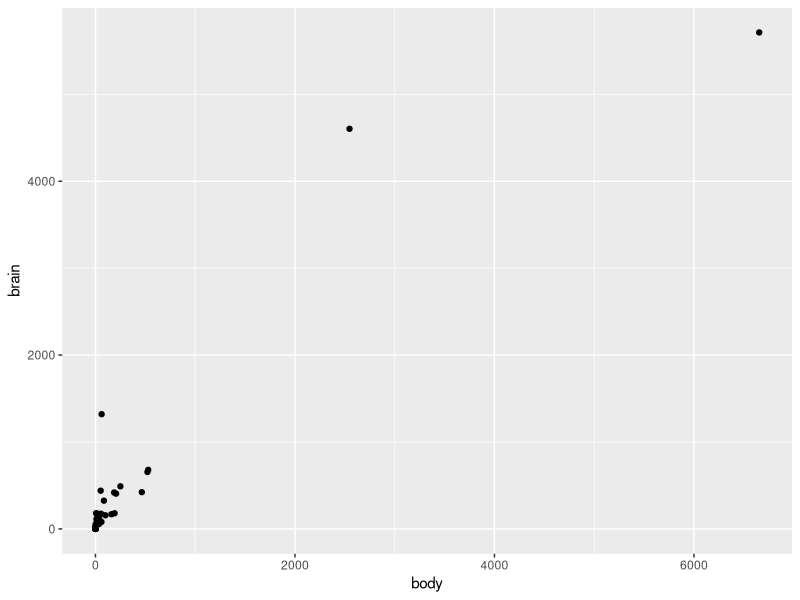
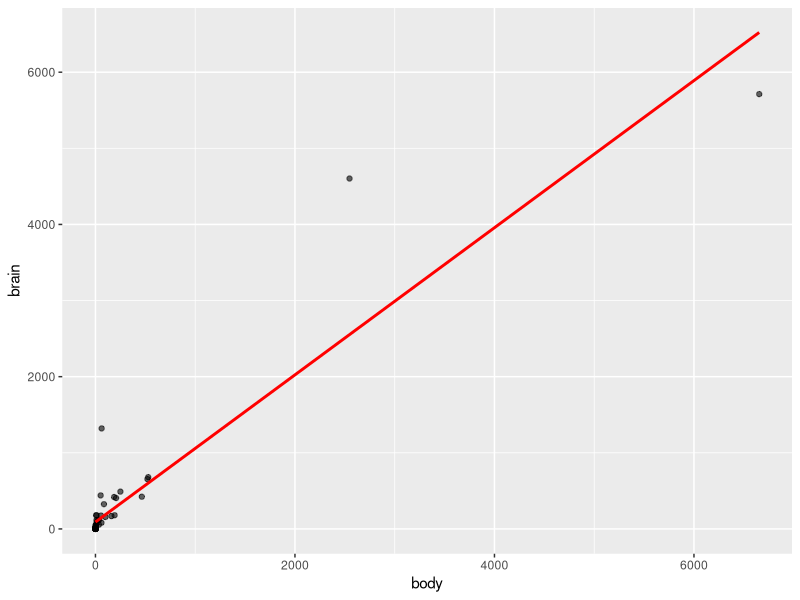
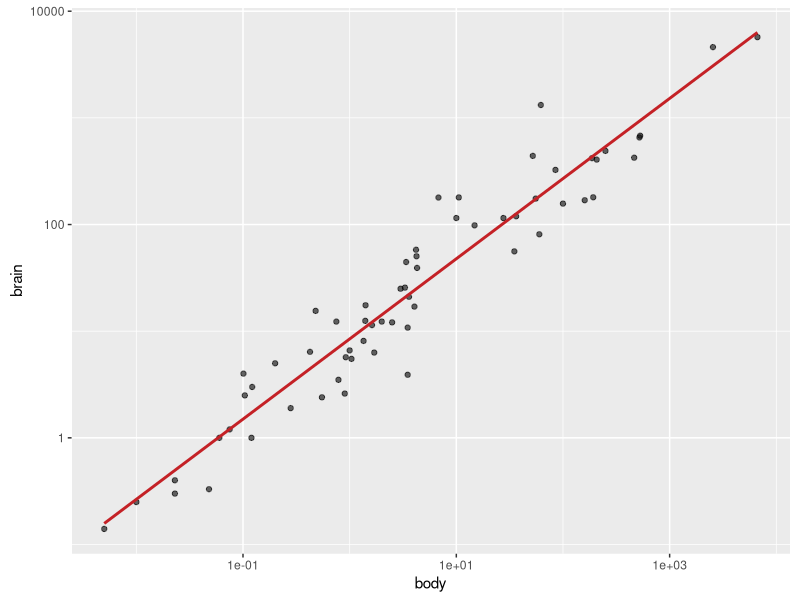
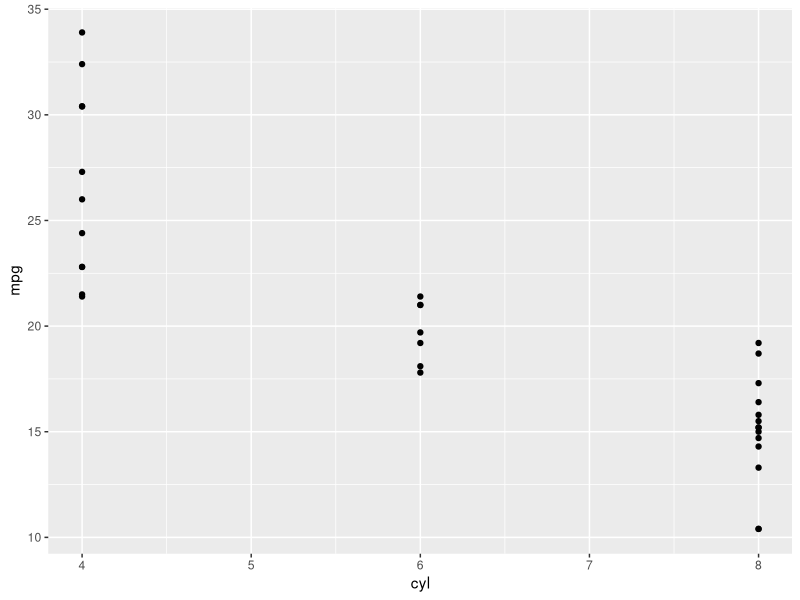
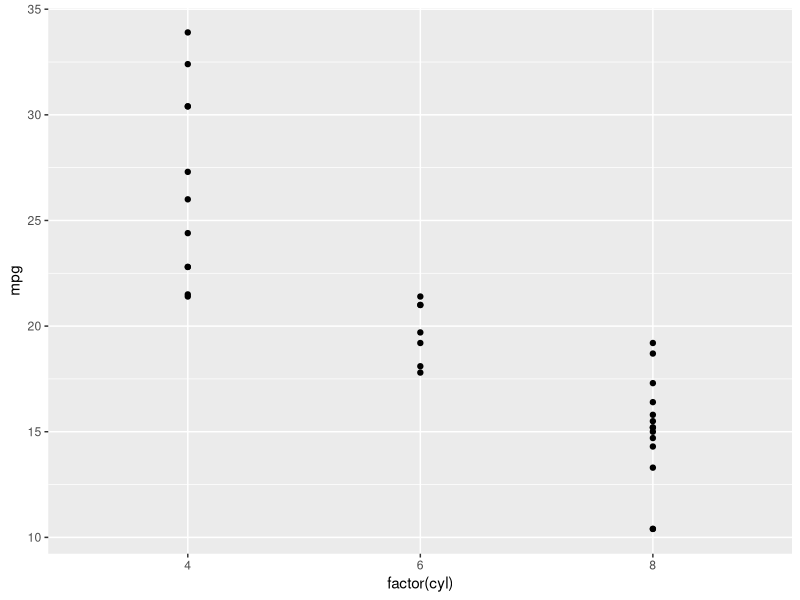
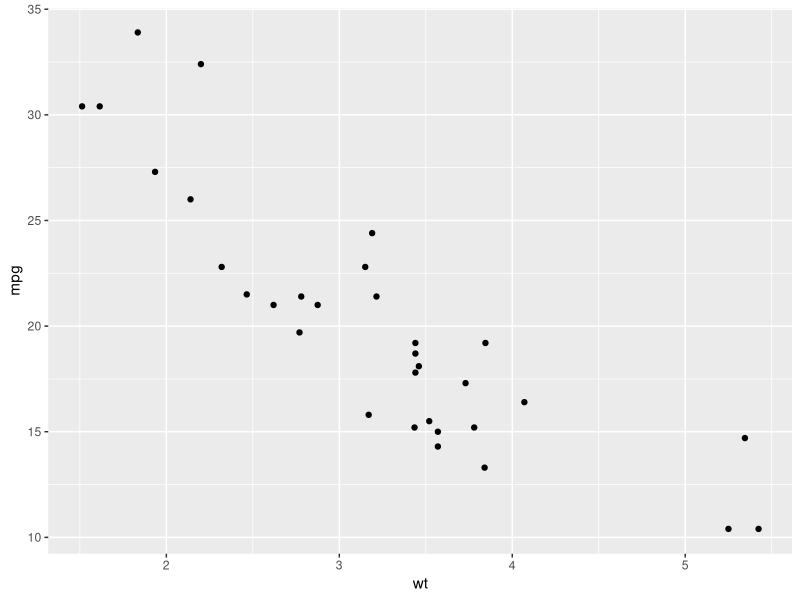
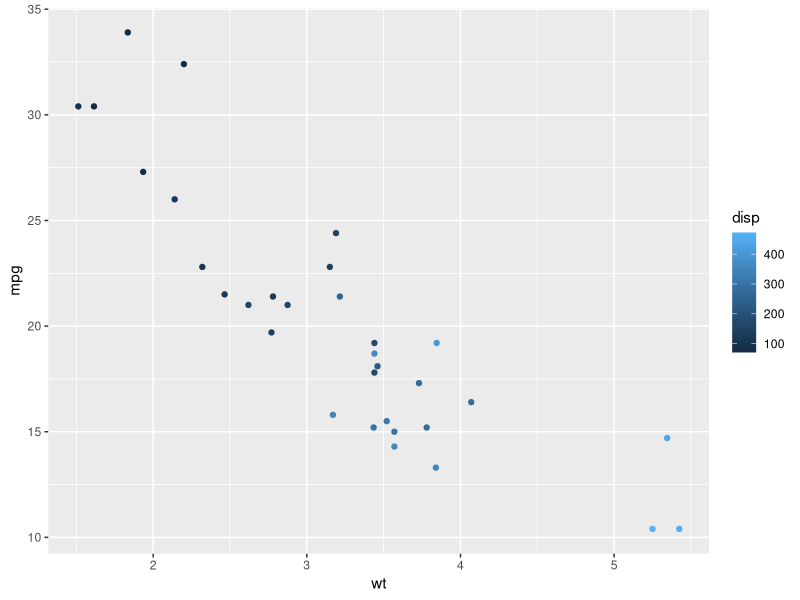
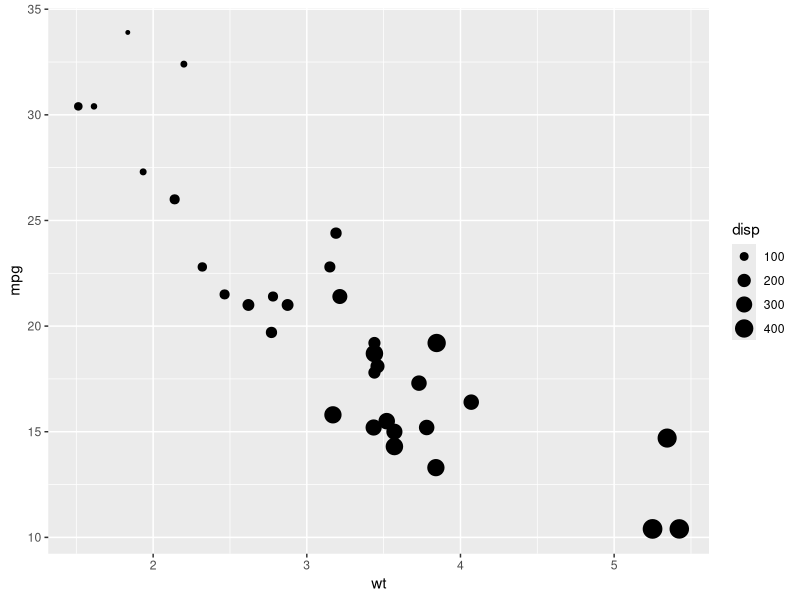

The R source for these figures, in order:
library(MASS)
library(ggplot2)
library(grid)

head(mammals)

# Create general scatter plot
ggplot(mammals, aes(x = body, y = brain)) +
  geom_point() 

# Add regression line, also add some transparency
ggplot(mammals, aes(x = body, y = brain)) +
  geom_point(alpha = 0.6) +
  stat_smooth(method = 'lm', col = 'red', se = FALSE)

# Log transformation
ggplot(mammals, aes(x = body, y = brain)) +
  geom_point(alpha = 0.6) +
  coord_fixed() +
  scale_x_log10() +
  scale_y_log10() +
  stat_smooth(method = 'lm', col = '#C42126', se = FALSE, size = 1)


head(mtcars)
ggplot(mtcars, aes(x = cyl, y = mpg)) +
  geom_point()

# Change the command below so that cyl is treated as factor
ggplot(mtcars, aes(x = factor(cyl), y = mpg)) +
  geom_point()

ggplot(mtcars, aes(x = wt, y = mpg)) +
  geom_point()

ggplot(mtcars, aes(x = wt, y = mpg, col = disp)) +
  geom_point()

ggplot(mtcars, aes(x = wt, y = mpg, size = disp)) +
  geom_point()

head(diamonds)

ggplot(diamonds, aes(x = carat, y = price)) +
  geom_point()

ggplot(diamonds, aes(x = carat, y = price)) +
  geom_point() +
  geom_smooth()

ggplot(diamonds, aes(x = carat, y = price)) +
  geom_smooth()

ggplot(diamonds, aes(x = carat, y = price, col = clarity)) +
  geom_smooth()

ggplot(diamonds, aes(x = carat, y = price, col = clarity)) +
  geom_point(alpha = 0.4)


head(iris)

ggplot(iris, aes(x = Sepal.Length, y = Sepal.Width)) +
  geom_jitter(alpha = 0.6)

table(iris$Species)

ggplot(iris, aes(x = Sepal.Length, y = Sepal.Width)) +
  geom_jitter(alpha = 0.6) +
  facet_grid(. ~Species)

iris_plot <- ggplot(iris, aes(x = Sepal.Length, y = Sepal.Width)) +
  geom_jitter(alpha = 0.6)

iris_plot + facet_grid(. ~Species)

ggplot(iris, aes(x = Sepal.Length, y = Sepal.Width)) +
  geom_jitter(alpha = 0.6) +
  facet_grid(. ~Species) +
  stat_smooth(method = 'lm', se = FALSE, col = 'red')

ggplot(iris, aes(x = Sepal.Length, y = Sepal.Width)) +
  geom_jitter(alpha = 0.6) +
  facet_grid(. ~Species) +
  stat_smooth(method = 'lm', se = FALSE, col = 'red') +
  scale_y_continuous('Sepal Width (cm)',
                     limits = c(2,5),
                     expand = c(0,0)) +
  scale_x_continuous('Sepal Lengt (cm)',
                     limits = c(4,8),
                     expand = c(0,0)) +
  coord_equal()

levels(iris$Species) <- c("Setosa", "Versicolor", "Virginica")


ggplot(iris, aes(x = Sepal.Length, y = Sepal.Width)) +
  geom_jitter(alpha = 0.6) +
  facet_grid(. ~Species) +
  stat_smooth(method = 'lm', se = FALSE, col = 'red') +
  scale_y_continuous('Sepal Width (cm)',
                     limits = c(2,5),
                     expand = c(0,0)) +
  scale_x_continuous('Sepal Lengt (cm)',
                     limits = c(4,8),
                     expand = c(0,0)) +
  coord_equal() +
  theme(panel.background = element_blank(),
        plot.background = element_blank(),
        legend.background = element_blank(),
        legend.key = element_blank(),
        strip.background = element_blank(),
        axis.text = element_text(colour = "black"),
        axis.ticks = element_line(colour = "black"),
        panel.grid.major = element_blank(),
        panel.grid.minor = element_blank(),
        axis.line = element_line(colour = "black"),
        strip.text = element_blank(),
        panel.margin = unit(1, "lines"))

